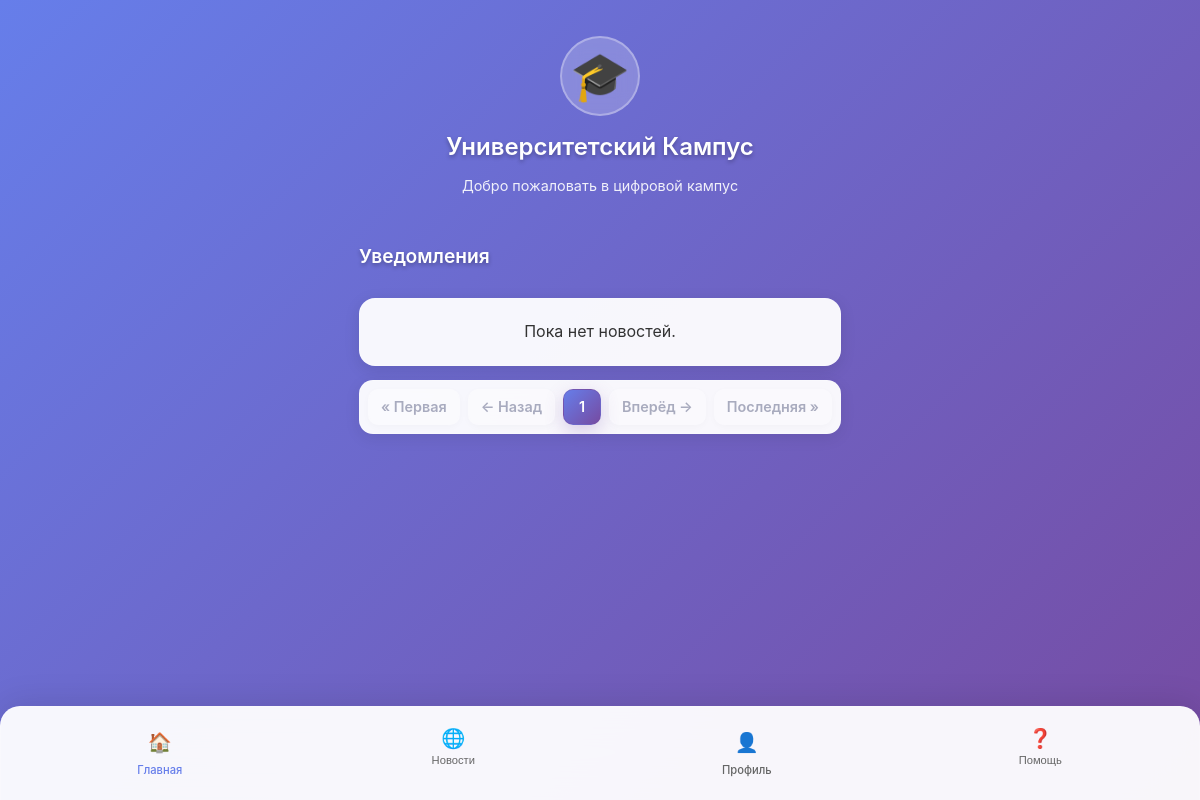
Before: /news/ with the older database file.
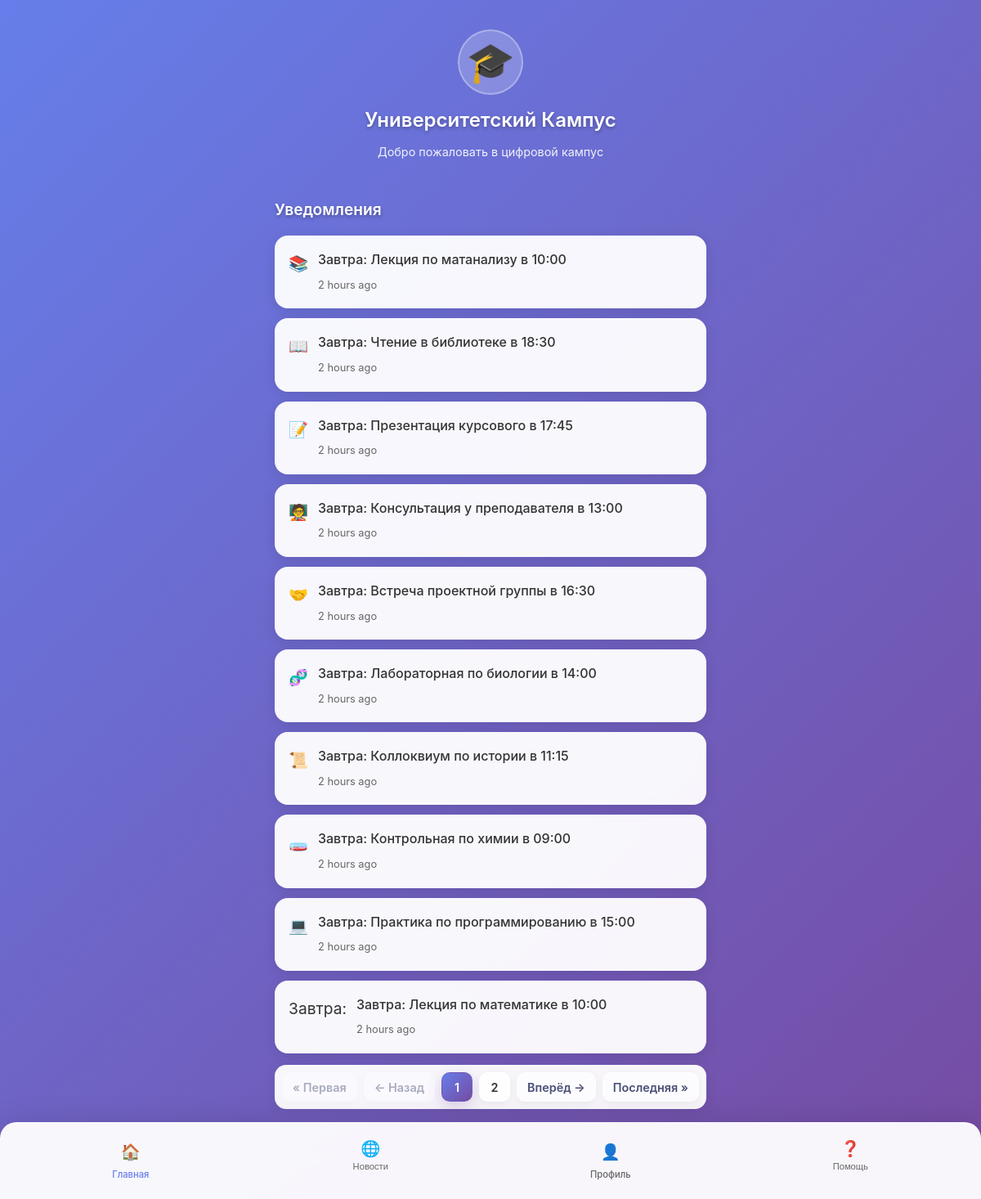
After: the same page with the newer database file.
### main/models.py (models this page shows, shortened)
class NewsPost(models.Model):
    university = models.ForeignKey('University', on_delete=models.CASCADE, related_name='news', null=True)
    news_icon = models.CharField(max_length=8, verbose_name="Эмодзи")
    title = models.CharField(max_length=255, verbose_name="Заголовок")
    body = models.TextField(verbose_name="Текст новости")
    created_at = models.DateTimeField(auto_now_add=True)
    published_at = models.DateTimeField(default=timezone.now)
    author = models.CharField(max_length=100, verbose_name="Автор")
    cover_image = models.ImageField(upload_to="news_covers/", blank=True, null=True)
    is_published = models.BooleanField(default=True)
    class Meta:
        ordering = ["-published_at"]
    def get_absolute_url(self):
        return reverse("news_detail", kwargs={"news_id": self.id})

### main/views/news.py (the view)
# urls.py: path('news/', views.news_view, name='news_view'),
def news_view(request):
    PAGINATOR_COUNT = 10
    qs = NewsPost.objects.filter(is_published=True).order_by("-published_at")
    person = Person.objects.filter(pk=1).first()
    if person:
        student = getattr(person, "student", None)
        if student:
            uni = student.university
            qs = qs.filter(university=uni)
        else:
            teacher = getattr(person, "teacher", None)
            if teacher:
                qs = qs.filter(university=teacher.university)
    paginator = Paginator(qs, PAGINATOR_COUNT)
    page = request.GET.get("page", 1)
    try:
        page_obj = paginator.page(page)
    except PageNotAnInteger:
        page_obj = paginator.page(1)
    except EmptyPage:
        page_obj = paginator.page(paginator.num_pages)
    context = {
        "page_obj": page_obj,
        "paginator": paginator,
        "is_paginated": page_obj.has_other_pages(),
    }
    return render(request, 'main/news/news_list.html', context)

### main/templatetags/pagination.py (called while the page is built)
@register.simple_tag(takes_context=True)
def page_url(context, request, page_number):
    params = request.GET.copy()
    params["page"] = page_number
    qs = params.urlencode()
    return f"?{qs}" if qs else f"?page={page_number}"

### main/templates/main/news/news_list.html (shortened to what this page needs)
{% extends 'main/index.html' %}
{% load news_extras %}
{% load humanize %}
{% load static %}
{% block extra_styles %}
    <link rel="stylesheet" href="{% static 'css/nl_paginator.css' %}">
    <link rel="stylesheet" href="{% static 'css/news_list.css' %}">
{% endblock %}
{% block content %}
    <section class="notifications">
        <h2 class="section-title">Уведомления</h2>
        <div class="notifications-list">
            {% if page_obj.object_list %}
                {% for n in page_obj.object_list %}
                    <a href="{{ n.get_absolute_url }}" class="link-reset">
                        <article class="notification-item">
                            <div class="notification-icon">{{ n.news_icon }}</div>
                            <div class="notification-content">
                                <p class="notification-text">{{ n.title }}</p>
                                <span class="notification-time"> {{ n.published_at|naturaltime }}
                            </span>
                            </div>
                        </article>
                    </a>
                {% endfor %}
            {% else %}
                <div class="empty-block">
                    <p>Пока нет новостей.</p>
                </div>
            {% endif %}
        </div>
        {% include 'main/menu/paginator.html' %}
    </section>
{% endblock %}

Changed rows visible on the page:
added NewsPost: news_icon "📚", title "Завтра: Лекция по матанализу в 10:00", published_at "2 hours ago"
added NewsPost: news_icon "📖", title "Завтра: Чтение в библиотеке в 18:30", published_at "2 hours ago"
added NewsPost: news_icon "📝", title "Завтра: Презентация курсового в 17:45", published_at "2 hours ago"
added NewsPost: news_icon "🧑‍🏫", title "Завтра: Консультация у преподавателя в 13:00", published_at "2 hours ago"
added NewsPost: news_icon "🤝", title "Завтра: Встреча проектной группы в 16:30", published_at "2 hours ago"
added NewsPost: news_icon "🧬", title "Завтра: Лабораторная по биологии в 14:00", published_at "2 hours ago"
added NewsPost: news_icon "📜", title "Завтра: Коллоквиум по истории в 11:15", published_at "2 hours ago"
added NewsPost: news_icon "🧫", title "Завтра: Контрольная по химии в 09:00", published_at "2 hours ago"
added NewsPost: news_icon "💻", title "Завтра: Практика по программированию в 15:00", published_at "2 hours ago"
added NewsPost: news_icon "Завтра:", title "Завтра: Лекция по математике в 10:00", published_at "2 hours ago"
Other visible differences:
new list line: "2"
text no longer shown: "Пока нет новостей."
